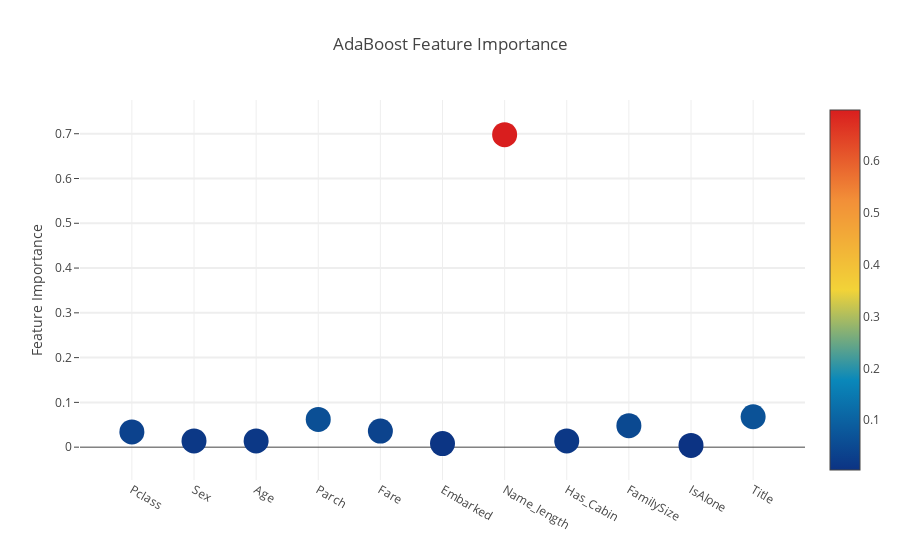

Here is the notebook cell this chart was saved with:
### Code cell
# Scatter plot 
trace = go.Scatter(
    y = feature_dataframe['AdaBoost feature importances'].values,
    x = feature_dataframe['features'].values,
    mode='markers',
    marker=dict(
        sizemode = 'diameter',
        sizeref = 1,
        size = 25,
#       size= feature_dataframe['AdaBoost feature importances'].values,
        #color = np.random.randn(500), #set color equal to a variable
        color = feature_dataframe['AdaBoost feature importances'].values,
        colorscale='Portland',
        showscale=True
    ),
    text = feature_dataframe['features'].values
)
data = [trace]

layout= go.Layout(
    autosize= True,
    title= 'AdaBoost Feature Importance',
    hovermode= 'closest',
#     xaxis= dict(
#         title= 'Pop',
#         ticklen= 5,
#         zeroline= False,
#         gridwidth= 2,
#     ),
    yaxis=dict(
        title= 'Feature Importance',
        ticklen= 5,
        gridwidth= 2
    ),
    showlegend= False
)
fig = go.Figure(data=data, layout=layout)
py.iplot(fig,filename='scatter2010')

### Figure 1 — Plotly figure (JSON) as saved in the notebook; plotly's stock layout.template omitted (floating-point values rounded to 4 significant figures)
{"data": [{"marker": {"color": [0.034, 0.014, 0.014, 0.062, 0.036, 0.008, 0.698, 0.014, 0.048, 0.004, 0.068], "colorscale": "Portland", "showscale": true, "size": 25, "sizemode": "diameter", "sizeref": 1}, "mode": "markers", "text": ["Pclass", "Sex", "Age", "Parch", "Fare", "Embarked", "Name_length", "Has_Cabin", "FamilySize", "IsAlone", "Title"], "type": "scatter", "x": ["Pclass", "Sex", "Age", "Parch", "Fare", "Embarked", "Name_length", "Has_Cabin", "FamilySize", "IsAlone", "Title"], "y": [0.034, 0.014, 0.014, 0.062, 0.036, 0.008, 0.698, 0.014, 0.048, 0.004, 0.068]}], "layout": {"autosize": true, "hovermode": "closest", "showlegend": false, "title": "AdaBoost Feature Importance", "yaxis": {"gridwidth": 2, "ticklen": 5, "title": "Feature Importance"}}}
